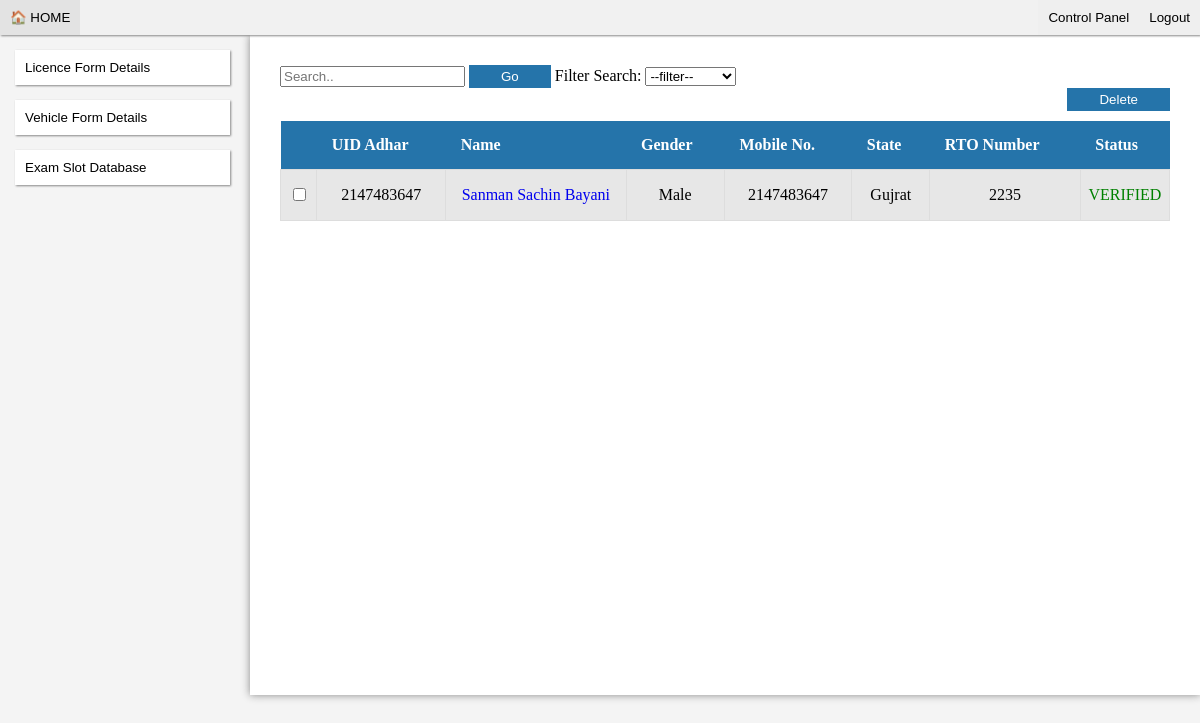
Page /admin/search_vehicle.php on the committed database.
### tables this page shows
CREATE TABLE `form_vehicle` (
  `id` int(11) NOT NULL,
  `adhaar` int(255) NOT NULL,
  `fn` text NOT NULL,
  `mn` text NOT NULL,
  `ln` text NOT NULL,
  `gender` enum('Male','Female') NOT NULL,
  `phone` int(10) NOT NULL,
  `mobile` int(10) NOT NULL,
  `age` int(3) NOT NULL,
  `email` varchar(255) NOT NULL,
  `state` enum('Maharashtra','Gujrat','Madhya Pradesh') NOT NULL,
  `rto_number` int(25) NOT NULL,
  `vehicle_type` enum('MOTOR CYCLE LESS THAN 50CC(MC50CC)','MOTOR CYCLE WITHOUT GEAR(NON TRANSPORT)(MCWOG)','MOTOR CYCLE WITH GEAR (NON TRANSPORT)(MCWG)','LMV-NT-CAR(LMV)','LMV -3 WHEELER NT(3W-NT)','LMV-TRACTOR-NT(TRCTOR)','INVALID CARRIAGE VEHICLE(INVCRG)','ROAD ROLLER(RDRLR)','OTHERS - CONSTRUCTION EQUIPMENTS(CNEQP)') NOT NULL,
  `verify_v` int(2) NOT NULL
);

### admin/search_vehicle.php (the view, shortened to what this page needs)
<?php
 include "header.php";
 ?>
<!DOCTYPE html>
<html>
<link rel="stylesheet" type="text/css" href="db_display_vehicle.css">
<body>
<div id="left_nav">
<button id="btn_02" onclick="window.location.href='db_display.php'">Licence Form Details</button><br>
</div>
<div id="left_nav2">
<button id="btn_02" onclick="window.location.href='db_display_vehicle.php'">Vehicle Form Details</button><br>
</div>
<div id="left_nav3">
<button id="btn_02" onclick="window.location.href='slot_display.php'">Exam Slot Database</button><br>
</div>
<div id="layout">
<form name="form1" action="" method="post">
<input type="text" name="search" placeholder="Search..">
<input type="submit" value="Go"  id="go">
Filter Search:
<select onChange="window.location.href=this.value">
<option>--filter--</option>
</select>
</form>
<form name="form2" action="db_display_vehicle.php" method="post">
<input type="submit" name="submit1" value="Delete" id="delete" align="right">
<?php
$res=mysql_query("SELECT * FROM form_vehicle WHERE fn LIKE '%$searchq%' OR ln LIKE '%$searchq%' OR adhaar LIKE '%$searchq%' OR mobile LIKE '%$searchq%'") or die("could not search");
echo '<table id="db_table">
      <tr><th></th><th>UID Adhar</th><th>Name</th><th>Gender</th><th>Mobile No.</th><th>State</th><th>RTO Number</th><th>Status</th></tr>';
while($row=mysql_fetch_array($res))
{
		   $verify_v = $row['verify_v'];
		  echo "<tr id='dbtable_tr'><td id='dbtable_td'>";
		   ?>
		   <input type="checkbox" name="checkbox[]" class="other" value="<?php echo $row["id"]; ?>" />
		   <?php
		   $id=$row['id'];
		   echo "</td><td id='dbtable_td'>";
		   echo $row["adhaar"]; echo "</td>" ;
		   echo "<td id='dbtable_td'>";
		   echo "<a href='print_form_vehicle.php?id=$id'>".$row['fn'] .' '. $row["mn"].' '. $row["ln"]."</a>";
		   echo "</td><td id='dbtable_td'>";
		   echo $row["gender"];
		   echo "</td><td id='dbtable_td'>";
		   echo $row["mobile"];
		   echo "</td><td id='dbtable_td'>";
		   echo $row["state"];
		   echo "</td><td id='dbtable_td'>";
		   echo $row["rto_number"];
		   echo "</td><td id='dbtable_td'>";
		   if($verify_v == 0)
			{
			echo '<p style="color:red;">NOT VERIFIED</p>';
			}
			else if($verify_v == 1)
			{
			echo '<p style="color:green;">VERIFIED</p>';
			}
		   echo "</td></tr>";
		   }
		   echo '</table>';
	   ?>
</form>
</div>
</body>
</html>

### admin/header.css (style rules this page uses)
#topbody { margin:0px; padding:0px; }

### admin/db_display_vehicle.css (style rules this page uses)
#left_nav { float:left; background-color: white; width:215px; margin-top:15px; margin-left:15px; position: absolute; box-shadow: 1px 1px 2px #888888; }
#left_nav2 { float:left; background-color: white; width:215px; margin-top:65px; margin-left:15px; position: absolute; box-shadow: 1px 1px 2px #888888; }
#left_nav3 { float:left; background-color: white; width:215px; margin-top:115px; margin-left:15px; position: absolute; box-shadow: 1px 1px 2px #888888; }
#btn_02 { text-align:left; width:100%; background-color:white; border:none; padding:10px; }
#db_table { border-collapse: collapse; width: 100%; font-family: "calibri"; }
#dbtable_td { border: 1px solid black; height: 15px; padding: 0px; text-align: center; border-bottom: 1px solid #ddd; border-color : #ddd; }
th { height: 15px; padding: 15px; text-align: left; border-color : none; background-color: #2574AA; color: white; }
a { text-decoration: none; }
#dbtable_tr:nth-child(even) { background-color: #E7E7E7 }
#go { background-color: #2574AA; border: none; color: white; padding: 4px 32px; text-decoration: none; cursor: pointer; }
#delete { background-color: #2574AA; border: none; color: white; padding: 4px 32px; text-decoration: none; cursor: pointer; margin-left: 80px; margin-bottom: 10px; float: right; }
#layout { box-shadow: 0px 0px 8px #888888; height: 600px; margin-left:250px; padding: 30px; background-color: white; overflow:scroll }
body { background-repeat: none; background-color:#f4f4f4; }

### rows in the picture
form_vehicle: adhaar "2147483647", fn "Sanman", mn "Sachin", ln "Bayani", gender "Male", mobile "2147483647", state "Gujrat", rto_number "2235", verify_v "VERIFIED"
